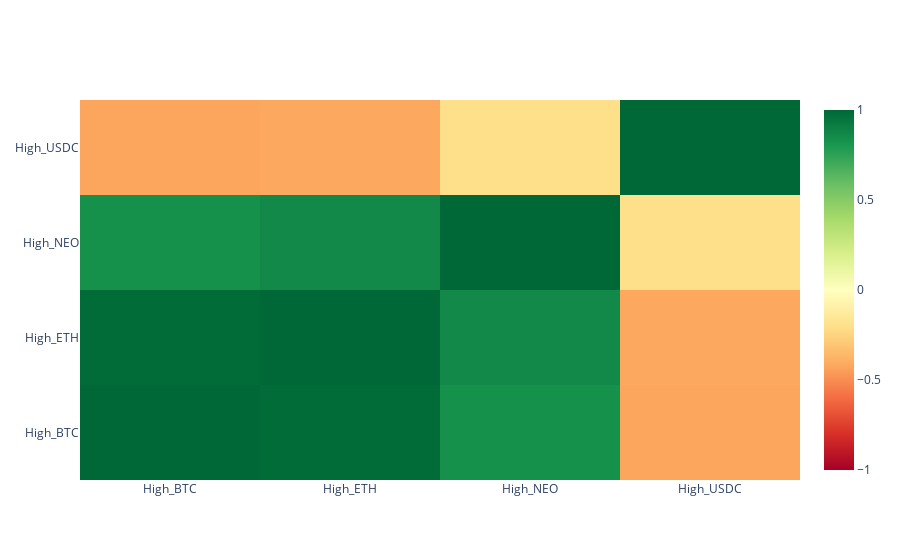

The notebook cell saved with this chart:
### Markdown cell above
Now, I used plotly graph object to plot the correlation heatmap.

### Code cell
fig7 = go.Figure(data=go.Heatmap(
                   x=cr.columns,
                   y=cr.columns,
                   z=cr.values.tolist(),
                   colorscale='rdylgn',zmin=-1,zmax=1))
fig7.show()

### Figure 1 — Plotly figure (JSON) as saved in the notebook; plotly's stock layout.template omitted (floating-point values rounded to 4 significant figures)
{"data": [{"colorscale": [[0, "rgb(165,0,38)"], [0.1, "rgb(215,48,39)"], [0.2, "rgb(244,109,67)"], [0.3, "rgb(253,174,97)"], [0.4, "rgb(254,224,139)"], [0.5, "rgb(255,255,191)"], [0.6, "rgb(217,239,139)"], [0.7, "rgb(166,217,106)"], [0.8, "rgb(102,189,99)"], [0.9, "rgb(26,152,80)"], [1, "rgb(0,104,55)"]], "type": "heatmap", "x": ["High_BTC", "High_ETH", "High_NEO", "High_USDC"], "y": ["High_BTC", "High_ETH", "High_NEO", "High_USDC"], "z": [[1, 0.9837, 0.829, -0.4277], [0.9837, 1, 0.8634, -0.4158], [0.829, 0.8634, 1, -0.2041], [-0.4277, -0.4158, -0.2041, 1]], "zmax": 1, "zmin": -1}], "layout": {}}
